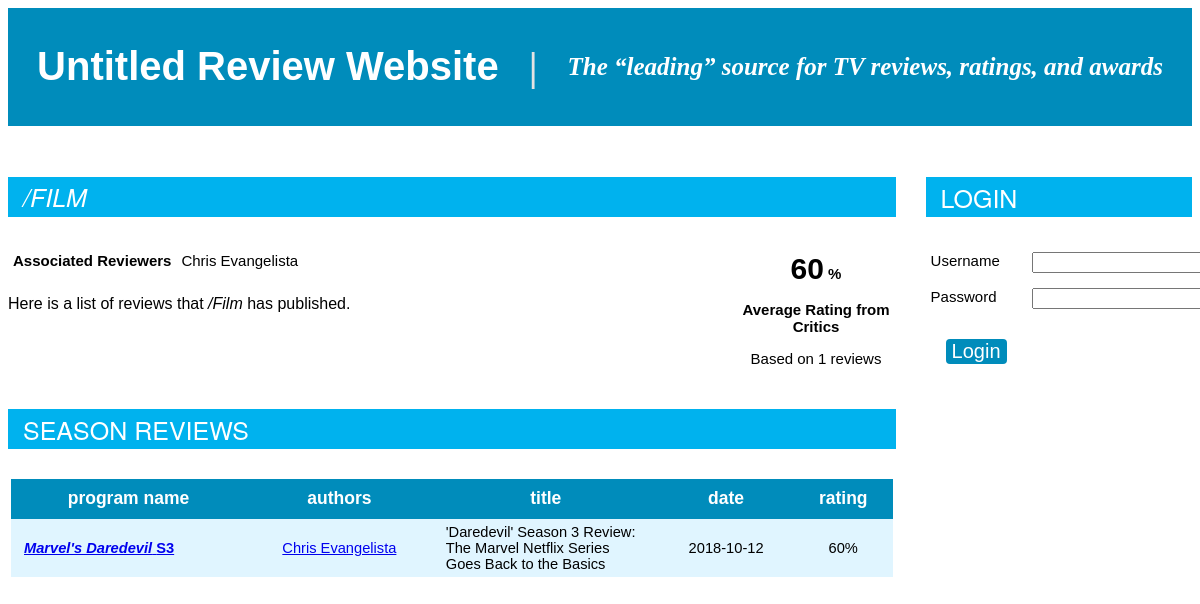
The app's page /website/publication.php?id=/Film with its own data.
### tables this page shows
CREATE TABLE IF NOT EXISTS Review
	(reviewID INTEGER PRIMARY KEY AUTO_INCREMENT, 
	rating DOUBLE, 
	progID INTEGER, 
    serialID INTEGER,
	seasonID INTEGER,
    FOREIGN KEY(progID)
		REFERENCES Program(progID)
        ON DELETE CASCADE
        ON UPDATE CASCADE,
	FOREIGN KEY(serialID, seasonID)
		REFERENCES Season(serialID, seasonID)
        ON DELETE CASCADE
        ON UPDATE CASCADE
);

CREATE TABLE IF NOT EXISTS Serial
	(serialID INTEGER PRIMARY KEY AUTO_INCREMENT, 
	name VARCHAR(50)
);

CREATE TABLE IF NOT EXISTS Season
	(serialID INTEGER, 
	seasonID INTEGER, 
	orderingPlatformID INTEGER,
	announceDate DATE, 
	renewed BOOL,
	PRIMARY KEY(serialID, seasonID),
	FOREIGN KEY(serialID)
		REFERENCES Serial(serialID)
		ON DELETE CASCADE
		ON UPDATE CASCADE,
	FOREIGN KEY(orderingPlatformID)
		REFERENCES Platform(platformID)
		ON DELETE CASCADE
		ON UPDATE CASCADE
);

CREATE TABLE IF NOT EXISTS Critic
	(reviewerID INTEGER PRIMARY KEY AUTO_INCREMENT, 
	name VARCHAR(50),
    dbUsername VARCHAR(32) UNIQUE
);

CREATE TABLE IF NOT EXISTS CriticReview
	(reviewID INTEGER PRIMARY KEY, 
	title VARCHAR(250), 
	textExcerpt VARCHAR(1000),
	FOREIGN KEY(reviewID)
		REFERENCES Review(reviewID)
		ON DELETE CASCADE
		ON UPDATE CASCADE
);

CREATE TABLE IF NOT EXISTS Publishes
	(publicationName VARCHAR(40), 
	reviewID INTEGER, 
	date DATE,
	PRIMARY KEY(publicationName, reviewID),
	FOREIGN KEY(publicationName) 
		REFERENCES Publication(publicationName) 
		ON DELETE CASCADE
		ON UPDATE CASCADE,
	FOREIGN KEY(reviewID) 
		REFERENCES CriticReview(reviewID) 
		ON DELETE CASCADE
		ON UPDATE CASCADE
);

### website/publication.php (the view, shortened to what this page needs)
<html>
	<head>
		<link href="style.css" rel="stylesheet" type="text/css">
		<div id="top">
			<a class="header-link" href="<?php echo "http://" . $_SERVER['HTTP_HOST']; ?>"><h1>Untitled Review Website</h1></a>
			<span class="separator"><b>|</b></span>
			<h2>The “leading” source for TV reviews, ratings, and awards</h2>
		</div>
	</head>
	<body>
		<div class="column-left">
<?php
$publicationID = $_GET['id'];
$servername = "localhost:3306";
$username = "application";
$password = "applicationPASSWORD";
$dbname = "untitled_review_website";
$conn = new mysqli($servername, $username, $password, $dbname);
if (isset($_GET['name']) && !$conn->connect_error && (!isset($adminConn) || !$adminConn->connect_error)) {
	$title = (isset($_SESSION['is_admin']) && $_SESSION['is_admin']) ?
		("<input type=\"text\" class=\"title\" name=\"name\" size=\"30\" value=\"" . $publicationID . "\">") :
		$publicationID;
	echo "<span class=\"content-header\"><h3><i>" . $title . "&nbsp;</i></h3></span>
		<div class=\"wide column-left\">
			<table class=\"plain\">";
	$missing = "<span class=\"no-rating\">N/A</span>";
	$sql = "SELECT C.name
			FROM Review R, Publishes P, CriticWrites CW, Critic C
			WHERE R.reviewID = P.reviewID
				AND CW.reviewID = R.reviewID
				AND CW.reviewerID = C.reviewerID
				AND P.publicationName = \"" . $publicationID . "\"
			GROUP BY C.reviewerID";
	$result = $conn->query($sql);
	if ($result->num_rows > 0) {
		$numRows = $result->num_rows;
		echo "<tr><th rowspan=\"" . $numRows . "\">Associated Reviewers</th>";
		while ($row = $result->fetch_assoc()){
			echo "<td>" . $row['name'] . "</td></tr><tr>";
		}
		echo "</tr>";
	} else {
		echo "<tr><th>Associated Publications</th><td>" . $missing . "</td></tr>";
	}
	echo "</table>";
	echo "<p>Here is a list of reviews that <i>" . $publicationID . "</i> has published.</p>
		</div>";
	$sql = "SELECT AVG(R.rating) AS rating, COUNT(R.reviewID) AS count
			FROM Review R, Publishes P
			WHERE R.reviewID = P.reviewID
				AND P.publicationName = \"" . $publicationID . "\"";
	$result = $conn->query($sql);
	$row = $result->fetch_assoc();
	$criticRating = isset($row['rating']) ? round($row['rating'], 2) : -1;
	$criticCount = empty($row['count']) ? 0 : $row['count'];
	echo "<div class=\"wide column-right\">
			<table class=\"plain right centered\" align=\"right\">
				<tr>
					<th><span class=\"rating\">" .
					(($criticRating == -1) ? ($missing . "</span>") : ($criticRating . "</span> %")) .
					"</th>
				</tr>
				<tr><th>Average Rating from Critics</th></tr>
				<tr><td width=\"150px\">Based on " . $criticCount . " reviews</td></tr>
				<tr><td>&nbsp;</td></tr>
			</table>
		</div>";
	$seasonSql = "SELECT R.reviewID, S.serialID, SE.name AS showName, S.seasonID, CR.title, R.rating, P.date
					FROM Review R
					JOIN CriticReview CR ON R.reviewID = CR.reviewID
					JOIN Publishes P ON CR.reviewID = P.reviewID
					JOIN Season S ON R.serialID = S.serialID AND R.seasonID = S.seasonID
					JOIN Serial SE ON S.serialID = SE.serialID
					WHERE P.publicationName = \"" . $_GET['name'] . "\"
					ORDER BY P.date DESC, R.reviewID DESC";
	$seasonResult = $conn->query($seasonSql);
	$programSql = "SELECT R.reviewID, R.progID, ES.serialID, ES.name AS showName,
						ES.seasonID, ES.epID, P.name AS programName, R.rating, CR.title, PU.date
					FROM Review R
					JOIN CriticReview CR ON R.reviewID = CR.reviewID
					JOIN Publishes PU ON CR.reviewID = PU.reviewID
					JOIN Program P ON R.progID = P.progID
					LEFT JOIN (SELECT E.progID, E.serialID, E.seasonID, E.epID, S.name
						FROM Episode E
						LEFT JOIN Serial S
						ON S.serialID = E.serialID) ES
					ON ES.progID = P.progID
					WHERE PU.publicationName = \"" . $_GET['name'] . "\"
					ORDER BY PU.date DESC, R.reviewID DESC";
	$programResult = $conn->query($programSql);
	$type = "Season";
	$result = $seasonResult;
	if ($seasonResult->num_rows > 0 || $programResult->num_rows > 0) {
		for ($i=1; $i<=2; $i++) {
			if ($result->num_rows > 0) {
				echo "<span class=\"content-header\"><h3>" . $type . " Reviews</h3></span>
						<table align=\"center\" class=\"listing\">
							<tr>
								<th>Program Name</th>
								<th>Authors</th>
								<th>Title</th>
								<th>Date</th>
								<th>Rating</th>
							</tr>";
				while ($row = $result->fetch_assoc()) {
					if ($row["programName"] == null) {
						$showLink = "http://" . $_SERVER['HTTP_HOST']. "/season?serialID=" . $row["serialID"] . "&seasonID=" . $row["seasonID"];
						$showDescriptor = "";
						$showTitle = "<a href=\"" . $showLink . "\"><b><i>" . $row["showName"] . "</i> S" . $row["seasonID"] . "</b></a>";
					}
					echo "<tr class=\"table-entry\">
							<td>" . $showDescriptor . $showTitle . "</td>
							<td align=\"center\">";
					$authorSql = "SELECT C.reviewerID, C.name
									FROM Critic C, CriticWrites CW
									WHERE C.reviewerID = CW.reviewerID
										AND CW.reviewID = " . $row["reviewID"];
					$authorResult = $conn->query($authorSql);
					while ($innerRow = $authorResult->fetch_assoc()) {
						echo "<p><a href=\"http://" . $_SERVER['HTTP_HOST'] . "/critic?id=" . $innerRow['reviewerID'] . "\">
								" . $innerRow['name'] . "</p>";
					}
					echo "</td>
							<td style=\"width:200px\">" . $row['title'] . "</td>
							<td align=\"center\">" . $row['date'] . "</td>
							<td align=\"center\">" . $row['rating'] . "%</td>
						  </tr>";
				}
				echo "</table>";
			}
			$type = "Program";
			$result = $programResult;
		}
	} else {
		echo "<span class=\"content-header\"><h3>Reviews</h3></span>
			<p>Review listing is not available...</p>";
	}
}
?>
		</div>
		<div class="column-right">
<?php
$publicationID = isset($_GET['id']) ? $_GET['id'] : $_POST['id'];
if (isset($_SESSION['logged_in']) && !isset($_POST['logout'])) {
	$user_descriptor = "<b>" . $_SESSION['username'] . "</b>";
	if (isset($_SESSION['is_critic']) && $_SESSION['is_critic']) {
		$servername = "localhost:3306";
		$username = "application";
		$password = "applicationPASSWORD";
		$dbname = "untitled_review_website";
		$conn = new mysqli($servername, $username, $password, $dbname);
		if (!$conn->connect_error) {
			$sql = "SELECT name FROM Critic WHERE dbUsername = '" . $_SESSION['username'] . "'";
			$result = $conn->query($sql);
			if ($result->num_rows > 0) {
				$row = $result->fetch_assoc();
				$user_descriptor = "<b>" . $row['name'] . "</b> (" . $_SESSION['username'] . ")";
			}
		}
		$conn->close();
	}
	echo "<div id=\"account\">
			<span class=\"content-header\"><h3>Account</h3></span>
					<p>Welcome, " . $user_descriptor . "</b>!</p>";
	if (isset($_SESSION['is_critic']) && $_SESSION['is_critic']) {
		echo "<p>Search for a program to add a review to, or click
			<a href=\"http://" . $_SERVER['HTTP_HOST'] . "/critic_management\">here</a>
			to view and update your reviews.</p>";
	}
	if(isset($_SESSION['is_admin']) && $_SESSION['is_admin']) {
		echo "<p>Click <a href=\"http://" . $_SERVER['HTTP_HOST'] . "/admin_management\">here</a>
			to add data to the review website database.</p>";
	}
	echo "<form action=\"" . $_SERVER['PHP_SELF'] . "\" method=\"post\">
			<input type=\"hidden\" name=\"id\" value=\"" . $publicationID . "\">
			<button type=\"submit\" name=\"logout\">Logout</button>
		  </form>
		  </div>";
} else {
	echo "<div id=\"login-form\">
		  <span class=\"content-header\"><h3>Login</h3></span>
		  <form action=\"" . $_SERVER['PHP_SELF'] . "\" method=\"post\">
			<input type=\"hidden\" name=\"id\" value=\"" . $publicationID . "\">
			<table class=\"plain\">
				<tr>
					<td>Username</td>
					<td><input type=\"text\" name=\"username\"
						value=\"" . (isset($_POST['username']) ? $_POST['username'] : '') . "\"</td>
				</tr>
				<tr>
					<td>Password</td>
					<td><input type=\"password\" name=\"password\"
						value=\"" . (isset($_POST['password']) ? $_POST['password'] : '') . "\"</td>
				</tr>
				<tr>
					<td><button type=\"submit\" name=\"login\">Login</button></td>
				</tr>
			</table>
		  </form>";
}
?>
			  </div>
	</body>
</html>

### website/style.css (style rules this page uses)
html { overflow-y:scroll; }
#top { background-color:#008cbb; clear:both; display:flex; align-items:center; justify-content:center; height:15%; width:auto; margin:0px 0px 16px 0px; }
.column-left { float:left; width:75%; }
.column-right { float:right; width:22.5%; }
.wide { width:50%; }
.content-header { background-color:#00B2EE; clear:both; margin-top:35px; margin-bottom:30px; display:block; padding-left:15px; line-height:40px; }
.separator { color:#e3e3e3; font-size:40; display:inline; margin-left:30px; margin-right:30px; }
h1 { color:white; font-size:40; font-family:sans-serif; display:inline; }
h2 { color:white; font-size:25; display:inline; font-style:italic; font-family:serif; }
h3 { color:white; font-size:25; display:inline; font-family:"HelveticaNeue-Light", "Helvetica Neue Light", "Helvetica Neue", Helvetica, Arial, "Lucida Grande", sans-serif; font-weight:200; text-transform:uppercase; }
p { font-family:sans-serif; }
table.plain { font-family:sans-serif; border-collapse:collapse; font-size:15; padding:30px; }
table.plain th, table.plain td { padding:5px; padding-bottom:10px; vertical-align:top; }
table.plain th { text-align:left; font-size:15; font-weight:bold; }
table.centered th, table.centered td { text-align:center; }
table.listing { clear:both; width:73.5vw; font-family:sans-serif; border-collapse:collapse; font-size:11pt; margin-bottom:30px; }
table.listing th { background-color:#008cbb; color:white; text-align:center; padding:0px 13px 0px 13px; text-transform:lowercase; font-size:17.5px; }
table.listing tr { height:45px; }
table.listing tr:nth-child(1) { height:40px; }
table.listing tr:nth-child(even) { background-color:#e0f5ff; }
table.listing tr:nth-child(odd) { background-color:white; }
table.listing td { padding:5px 13px 5px 13px; }
.table-entry { height:40px; }
.header-link { text-decoration:none; }
.rating { font-weight:bold; font-size:30px; }
button, input[type=button] { background-color:#008cbb; border:none; color:white; border-radius:4px; font-size:20; margin:15px; }
.right { float:right; }

### records on screen
review: serial.name "Marvel's Daredevil", season.seasonID "3", criticreview.title "'Daredevil' Season 3 Review: The Marvel Netflix Series Goes Back to the Basics", publishes.date "2018-10-12", rating "60"
critic: name "Chris Evangelista"

### other values on screen
$publicationID "/FILM"
$row['name'] "Chris Evangelista"
$publicationID "/Film"
$criticRating "60"
$criticCount "1"
